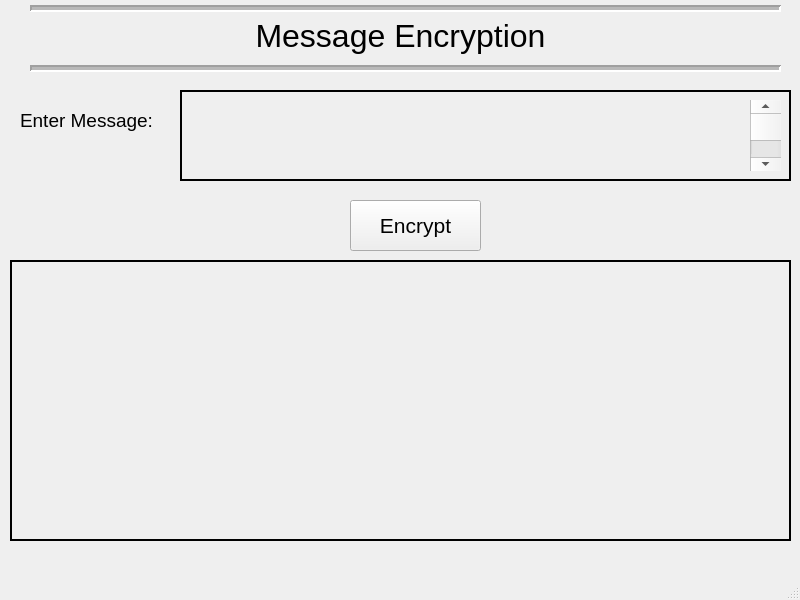
<?xml version="1.0" encoding="UTF-8"?>
<ui version="4.0">
 <class>MainWindow</class>
 <widget class="QMainWindow" name="MainWindow">
  <property name="geometry">
   <rect>
    <x>0</x>
    <y>0</y>
    <width>800</width>
    <height>600</height>
   </rect>
  </property>
  <property name="windowTitle">
   <string>MainWindow</string>
  </property>
  <widget class="QWidget" name="centralwidget">
   <widget class="QLabel" name="Headinglbel">
    <property name="geometry">
     <rect>
      <x>10</x>
      <y>10</y>
      <width>781</width>
      <height>51</height>
     </rect>
    </property>
    <property name="font">
     <font>
      <pointsize>24</pointsize>
     </font>
    </property>
    <property name="text">
     <string>Message Encryption</string>
    </property>
    <property name="alignment">
     <set>Qt::AlignCenter</set>
    </property>
   </widget>
   <widget class="QLabel" name="enterlabel">
    <property name="geometry">
     <rect>
      <x>20</x>
      <y>90</y>
      <width>231</width>
      <height>61</height>
     </rect>
    </property>
    <property name="font">
     <font>
      <pointsize>14</pointsize>
     </font>
    </property>
    <property name="text">
     <string>Enter Message:</string>
    </property>
   </widget>
   <widget class="Line" name="line">
    <property name="geometry">
     <rect>
      <x>30</x>
      <y>0</y>
      <width>751</width>
      <height>16</height>
     </rect>
    </property>
    <property name="font">
     <font>
      <weight>75</weight>
      <bold>true</bold>
     </font>
    </property>
    <property name="lineWidth">
     <number>2</number>
    </property>
    <property name="midLineWidth">
     <number>3</number>
    </property>
    <property name="orientation">
     <enum>Qt::Horizontal</enum>
    </property>
   </widget>
   <widget class="Line" name="line_2">
    <property name="geometry">
     <rect>
      <x>30</x>
      <y>60</y>
      <width>751</width>
      <height>16</height>
     </rect>
    </property>
    <property name="font">
     <font>
      <weight>75</weight>
      <bold>true</bold>
     </font>
    </property>
    <property name="lineWidth">
     <number>2</number>
    </property>
    <property name="midLineWidth">
     <number>3</number>
    </property>
    <property name="orientation">
     <enum>Qt::Horizontal</enum>
    </property>
   </widget>
   <widget class="QLabel" name="originalmessage">
    <property name="geometry">
     <rect>
      <x>180</x>
      <y>90</y>
      <width>611</width>
      <height>91</height>
     </rect>
    </property>
    <property name="frameShape">
     <enum>QFrame::WinPanel</enum>
    </property>
    <property name="text">
     <string/>
    </property>
   </widget>
   <widget class="QScrollBar" name="Scrollbutton">
    <property name="geometry">
     <rect>
      <x>750</x>
      <y>100</y>
      <width>31</width>
      <height>71</height>
     </rect>
    </property>
    <property name="minimum">
     <number>1</number>
    </property>
    <property name="maximum">
     <number>10</number>
    </property>
    <property name="orientation">
     <enum>Qt::Vertical</enum>
    </property>
   </widget>
   <widget class="QPushButton" name="encryptbutton">
    <property name="geometry">
     <rect>
      <x>350</x>
      <y>200</y>
      <width>131</width>
      <height>51</height>
     </rect>
    </property>
    <property name="font">
     <font>
      <family>MS UI Gothic</family>
      <pointsize>16</pointsize>
     </font>
    </property>
    <property name="text">
     <string>Encrypt</string>
    </property>
   </widget>
   <widget class="QLabel" name="Encryptmessage">
    <property name="geometry">
     <rect>
      <x>10</x>
      <y>260</y>
      <width>781</width>
      <height>281</height>
     </rect>
    </property>
    <property name="frameShape">
     <enum>QFrame::WinPanel</enum>
    </property>
    <property name="text">
     <string/>
    </property>
   </widget>
  </widget>
  <widget class="QMenuBar" name="menubar">
   <property name="geometry">
    <rect>
     <x>0</x>
     <y>0</y>
     <width>800</width>
     <height>26</height>
    </rect>
   </property>
  </widget>
  <widget class="QStatusBar" name="statusbar"/>
 </widget>
 <resources/>
 <connections/>
</ui>
